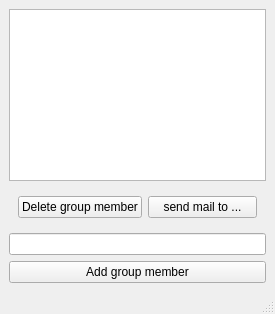
<?xml version="1.0" encoding="UTF-8"?>
<ui version="4.0">
 <class>MainWindow</class>
 <widget class="QMainWindow" name="MainWindow">
  <property name="geometry">
   <rect>
    <x>0</x>
    <y>0</y>
    <width>275</width>
    <height>314</height>
   </rect>
  </property>
  <property name="windowTitle">
   <string>Todo</string>
  </property>
  <widget class="QWidget" name="centralwidget">
   <layout class="QVBoxLayout" name="verticalLayout">
    <item>
     <widget class="QListView" name="todoView">
      <property name="selectionMode">
       <enum>QAbstractItemView::SingleSelection</enum>
      </property>
     </widget>
    </item>
    <item>
     <widget class="QWidget" name="widget" native="true">
      <layout class="QHBoxLayout" name="horizontalLayout">
       <item>
        <widget class="QPushButton" name="deleteButton">
         <property name="text">
          <string>Delete group member</string>
         </property>
        </widget>
       </item>
       <item>
        <widget class="QPushButton" name="completeButton">
         <property name="text">
          <string>send mail to ...</string>
         </property>
        </widget>
       </item>
      </layout>
     </widget>
    </item>
    <item>
     <widget class="QLineEdit" name="todoEdit"/>
    </item>
    <item>
     <widget class="QPushButton" name="addButton">
      <property name="text">
       <string>Add group member</string>
      </property>
     </widget>
    </item>
   </layout>
  </widget>
  <widget class="QMenuBar" name="menubar">
   <property name="geometry">
    <rect>
     <x>0</x>
     <y>0</y>
     <width>275</width>
     <height>22</height>
    </rect>
   </property>
  </widget>
  <widget class="QStatusBar" name="statusbar"/>
 </widget>
 <resources/>
 <connections/>
</ui>
